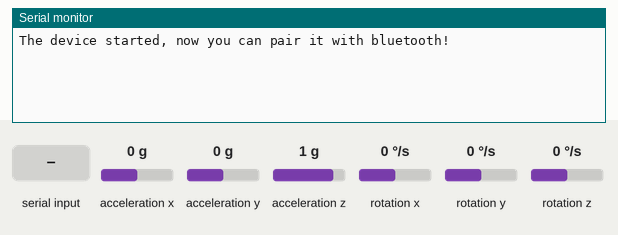
This sketch was run on a simulated ESP32. Shown: the last lines printed to the serial monitor. Wiring (inferred from the names in the program): MPU-6050 motion sensor at I2C address 0x68. Inputs (shaded band) come from the test bench; at power-on: acceleration x 0 g, acceleration y 0 g, acceleration z 1 g, rotation x 0 °/s, rotation y 0 °/s, rotation z 0 °/s. Nothing arrives over Bluetooth unless stated.

Above: at 1.3 s.
1.4 s: "1" received over the second serial link
At 2.8 s:
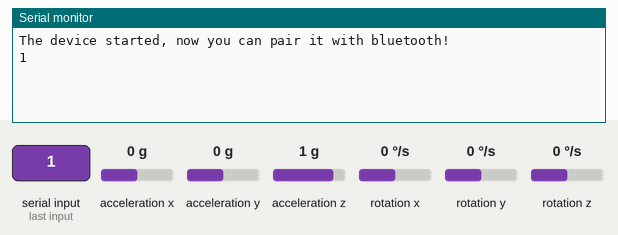
3.1 s: "0" received over the second serial link
At 4.5 s:
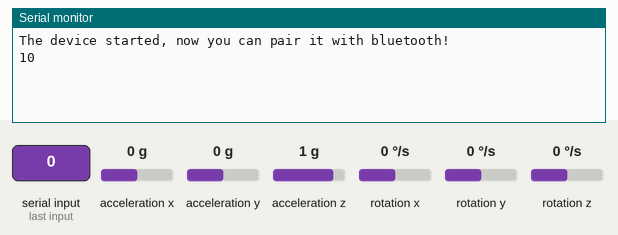

Measured:
- after the input at 1.4 s, the serial monitor: prints a new line after 0.27 s (image 1)
- after the input at 3.1 s, the serial monitor: prints a new line after 0.09 s (image 2)

The sketch:

mpu6050esp32.ino
```cpp
#include <Wire.h>
#include "BluetoothSerial.h"

// MPU6050 Slave Device Address
const uint8_t MPU6050SlaveAddress = 0x68;

// Select SDA and SCL pins for I2C communication
const uint8_t scl = 16;
const uint8_t sda = 17;

// sensitivity scale factor respective to full scale setting provided in datasheet
//const uint16_t AccelScaleFactor = 16384;
const uint16_t AccelScaleFactor = 8192;
const uint16_t GyroScaleFactor = 131;

// MPU6050 few configuration register addresses
const uint8_t MPU6050_REGISTER_SMPLRT_DIV   =  0x19;
const uint8_t MPU6050_REGISTER_USER_CTRL    =  0x6A;
const uint8_t MPU6050_REGISTER_PWR_MGMT_1   =  0x6B;
const uint8_t MPU6050_REGISTER_PWR_MGMT_2   =  0x6C;
const uint8_t MPU6050_REGISTER_CONFIG       =  0x1A;
const uint8_t MPU6050_REGISTER_GYRO_CONFIG  =  0x1B;
const uint8_t MPU6050_REGISTER_ACCEL_CONFIG =  0x1C;
const uint8_t MPU6050_REGISTER_FIFO_EN      =  0x23;
const uint8_t MPU6050_REGISTER_INT_ENABLE   =  0x38;
const uint8_t MPU6050_REGISTER_ACCEL_XOUT_H =  0x3B;
const uint8_t MPU6050_REGISTER_SIGNAL_PATH_RESET  = 0x68;

int16_t AccelX, AccelY, AccelZ, Temperature, GyroX, GyroY, GyroZ;

#if !defined(CONFIG_BT_ENABLED) || !defined(CONFIG_BLUEDROID_ENABLED)
#error Bluetooth is not enabled! Please run `make menuconfig` to and enable it
#endif

BluetoothSerial SerialBT;


void setup()
{
  Serial.begin(9600);
  Wire.begin(sda, scl);
  MPU6050_Init();

  SerialBT.begin("PAPATRONICA"); //Bluetooth device name
  Serial.println("The device started, now you can pair it with bluetooth!");


}

char buf_acc[100];
char buf_tmp[10];

void loop()
{
  double Ax, Ay, Az, T, Gx, Gy, Gz;

  Read_RawValue(MPU6050SlaveAddress, MPU6050_REGISTER_ACCEL_XOUT_H);

  //divide each with their sensitivity scale factor
  Ax = (double)AccelX/AccelScaleFactor;
  Ay = (double)AccelY/AccelScaleFactor;
  Az = (double)AccelZ/AccelScaleFactor;
  T = (double)Temperature/340+36.53; //temperature formula
  Gx = (double)GyroX/GyroScaleFactor;
  Gy = (double)GyroY/GyroScaleFactor;
  Gz = (double)GyroZ/GyroScaleFactor;

  /*
  Serial.print("Ax: "); Serial.print(Ax);
  Serial.print(" Ay: "); Serial.print(Ay);
  Serial.print(" Az: "); Serial.print(Az);
  Serial.print(" T: "); Serial.print(T);
  Serial.print(" Gx: "); Serial.print(Gx);
  Serial.print(" Gy: "); Serial.print(Gy);
  Serial.print(" Gz: "); Serial.println(Gz);
  */

  strcpy(buf_acc,"*Ax:"); sprintf(buf_tmp,"%2.2f",Ax); strcat(buf_acc,buf_tmp);
  strcat(buf_acc," Ay:"); sprintf(buf_tmp,"%2.2f",Ay); strcat(buf_acc,buf_tmp);
  strcat(buf_acc," Az:"); sprintf(buf_tmp,"%2.2f",Az); strcat(buf_acc,buf_tmp);
  strcat(buf_acc," Tp:"); sprintf(buf_tmp,"%2.2f",T); strcat(buf_acc,buf_tmp);
  strcat(buf_acc,"*\r\n");


  //if (Serial.available())
  if (1)
  {
    SerialBT.write((uint8_t *)buf_acc,sizeof(buf_acc));
  }

  if (SerialBT.available())
  {
    Serial.write(SerialBT.read());
  }

  delay(500);


}

void I2C_Write(uint8_t deviceAddress, uint8_t regAddress, uint8_t data){
  Wire.beginTransmission(deviceAddress);
  Wire.write(regAddress);
  Wire.write(data);
  Wire.endTransmission();
}

// read all 14 register
void Read_RawValue(uint8_t deviceAddress, uint8_t regAddress){
  Wire.beginTransmission(deviceAddress);
  Wire.write(regAddress);
  Wire.endTransmission();
  Wire.requestFrom(deviceAddress, (uint8_t)14);
  AccelX = (((int16_t)Wire.read()<<8) | Wire.read());
  AccelY = (((int16_t)Wire.read()<<8) | Wire.read());
  AccelZ = (((int16_t)Wire.read()<<8) | Wire.read());
  Temperature = (((int16_t)Wire.read()<<8) | Wire.read());
  GyroX = (((int16_t)Wire.read()<<8) | Wire.read());
  GyroY = (((int16_t)Wire.read()<<8) | Wire.read());
  GyroZ = (((int16_t)Wire.read()<<8) | Wire.read());
}

//configure MPU6050
void MPU6050_Init(){
  delay(150);
  I2C_Write(MPU6050SlaveAddress, MPU6050_REGISTER_SMPLRT_DIV, 0x07);
  I2C_Write(MPU6050SlaveAddress, MPU6050_REGISTER_PWR_MGMT_1, 0x01);
  I2C_Write(MPU6050SlaveAddress, MPU6050_REGISTER_PWR_MGMT_2, 0x00);
  I2C_Write(MPU6050SlaveAddress, MPU6050_REGISTER_CONFIG, 0x00);
  I2C_Write(MPU6050SlaveAddress, MPU6050_REGISTER_GYRO_CONFIG, 0x00);//set +/-250 degree/second full scale
  I2C_Write(MPU6050SlaveAddress, MPU6050_REGISTER_ACCEL_CONFIG, 0x08);// set +/- 2g full scale
  I2C_Write(MPU6050SlaveAddress, MPU6050_REGISTER_FIFO_EN, 0x00);
  I2C_Write(MPU6050SlaveAddress, MPU6050_REGISTER_INT_ENABLE, 0x01);
  I2C_Write(MPU6050SlaveAddress, MPU6050_REGISTER_SIGNAL_PATH_RESET, 0x00);
  I2C_Write(MPU6050SlaveAddress, MPU6050_REGISTER_USER_CTRL, 0x00);
}
```
